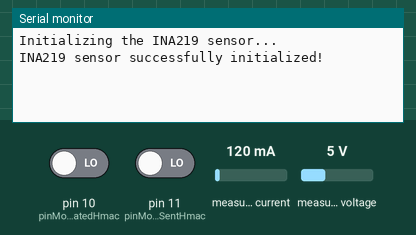
Simulated run of this sketch. Board: Arduino Nano, built with avr-gcc and run on an emulated ATmega328P. On the bench: the last lines printed to the serial monitor. The inputs (shaded band) are chosen by the test bench; at power-on: pin 10 (pinMonitorGeneratedHmac) LOW, pin 11 (pinMonitorSentHmac) LOW, measured current 120 mA, measured voltage 5 V.

Above: at 1.2 s.
1.3 s: pin 10 (pinMonitorGeneratedHmac) driven HIGH
At 2.5 s:
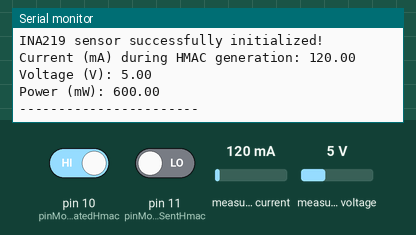
2.8 s: pin 11 (pinMonitorSentHmac) driven HIGH
At 2.87 s:
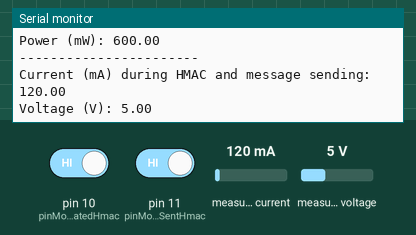

The sketch:

monitor_hmac.ino
```cpp
#include <Wire.h>
#include <Adafruit_INA219.h>

Adafruit_INA219 ina219(0x40);  // Sets the sensor addressr

int pinMonitorGeneratedHmac = 10; // Pin used to monitor key generation
int pinMonitorSentHmac = 11; // Pin used to monitor packet assembly and transmission
bool hmacGenerated = false;  // Control variable to ensure that the reading occurs only once
bool hmacSent = false;

void setup() {
  Serial.begin(9600);
  while (!Serial);

  Serial.println("Initializing the INA219 sensor...");
  if (!ina219.begin()) {
    Serial.println("Failed to initialize the INA219 sensor. Check the connections..");
    while (1);
  }

 // Initialize the monitoring pins as input
  pinMode(pinMonitorGeneratedHmac, INPUT);
  pinMode(pinMonitorSentHmac, INPUT);
  Serial.println("INA219 sensor successfully initialized!");
}

void loop() {
  // Check if the monitoring pin is HIGH (indicating that the Nano is generating keys)
  if (digitalRead(pinMonitorGeneratedHmac) == HIGH && !hmacGenerated) {
    // Mark that the HMAC has been generated
    hmacGenerated = true;

    // Perform current, voltage, and power readings only when the pin is HIGH and the hmac has been generated
    float current_mA = ina219.getCurrent_mA(); // Gets the current in mA
    float voltage_V = ina219.getBusVoltage_V(); // Gets the voltage in V
    float power_mW = current_mA * voltage_V; // Calculates the power in mW


    Serial.print("Current (mA) during HMAC generation: ");
    Serial.println(current_mA);
    Serial.print("Voltage (V): ");
    Serial.println(voltage_V);
    Serial.print("Power (mW): ");
    Serial.println(power_mW);
    Serial.println("-----------------------");

  }else if (digitalRead(pinMonitorSentHmac) == HIGH && !hmacSent) {
    // Mark that the HMAC and the message have been sent
    hmacSent = true;

    // Perform current, voltage, and power readings only when the pin is HIGH and the HMAC and the message have been sent
    float current_mA = ina219.getCurrent_mA(); // Gets the current in mA
    float voltage_V = ina219.getBusVoltage_V();  // Gets the voltage in V
    float power_mW = current_mA * voltage_V; // Calculates the power in mW

    Serial.print("Current (mA) during HMAC and message sending: ");
    Serial.println(current_mA);
    Serial.print("Voltage (V): ");
    Serial.println(voltage_V);
    Serial.print("Power (mW): ");
    Serial.println(power_mW);
    Serial.println("-----------------------");

  }

  //delay(7000); // Waits for 2 seconds before the next check

}
```

Measured:
- after the input at 1.3 s, the serial monitor: prints a new line at once (image 1)
- after the input at 2.8 s, the serial monitor: prints a new line at once (image 2)
